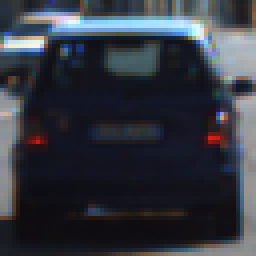
#> input picture submission_input/vehicle1.png, 64 x 64 px (shown 4 times larger)
$ jupyter execute --allow-errors Vehicle_Detection.ipynb   (shell and % lines are left out)   (older library calls are emulated)
#> lines starting #> are read from the running program, lines starting #| are printed output that depends on the picture
---
# Vehicle Detection project
#### Author: Moonsu Kang
Date: Jan 10, 2017

1. Color and Gradient Feature
2. Train classifier - Linear SVM
3. Set window search
4. Pipeline

[cell 1]
import matplotlib.pyplot as plt
import matplotlib.image as mpimg
import numpy as np
import cv2
import copy
import math
from scipy import ndimage as ndi
from skimage.feature import hog, blob_doh, peak_local_max
from skimage.morphology import watershed, disk
from skimage.filters import rank, gaussian_filter
from skimage.util import img_as_ubyte
from scipy.ndimage.measurements import label

import pickle
import glob
import time
from sklearn.svm import LinearSVC
from sklearn.preprocessing import StandardScaler
from skimage.feature import hog
from sklearn.model_selection import train_test_split
# Import a library needed to edit/save/watch video clips
from moviepy.editor import VideoFileClip
import argparse
import os

## 1. Color and Gradient Feature

[cell 2]
import cv2
import numpy as np
import matplotlib.pyplot as plt
from mpl_toolkits.mplot3d import Axes3D

# [27 lines left out: function plot3d, not called in this run]

[cell 3]
def plot3d(pixels, colors_rgb,
        axis_labels=list("RGB"), axis_limits=[(0, 255), (0, 255), (0, 255)]):
    """Plot pixels in 3D."""

    # Create figure and 3D axes
    fig = plt.figure(figsize=(8, 8))
    ax = Axes3D(fig)

    # Set axis limits
    ax.set_xlim(*axis_limits[0])
    ax.set_ylim(*axis_limits[1])
    ax.set_zlim(*axis_limits[2])

    # Set axis labels and sizes
    ax.tick_params(axis='both', which='major', labelsize=14, pad=8)
    ax.set_xlabel(axis_labels[0], fontsize=16, labelpad=16)
    ax.set_ylabel(axis_labels[1], fontsize=16, labelpad=16)
    ax.set_zlabel(axis_labels[2], fontsize=16, labelpad=16)

    # Plot pixel values with colors given in colors_rgb
    ax.scatter(
        pixels[:, :, 0].ravel(),
        pixels[:, :, 1].ravel(),
        pixels[:, :, 2].ravel(),
        c=colors_rgb.reshape((-1, 3)), edgecolors='none')

    return ax  # return Axes3D object for further manipulation

[cell 4]
# Read a color image
img = cv2.imread('./submission_input/vehicle1.png')
#> img is the input picture: shape (64, 64, 3); mean B, G, R 63.8, 54.8, 51.3

# Select a small fraction of pixels to plot by subsampling it
scale = max(img.shape[0], img.shape[1], 64) / 64  # at most 64 rows and columns
#> scale = 1
img_small = cv2.resize(img, (np.int(img.shape[1] / scale), np.int(img.shape[0] / scale)), interpolation=cv2.INTER_NEAREST)

# Convert subsampled image to desired color space(s)
img_small_RGB = cv2.cvtColor(img_small, cv2.COLOR_BGR2RGB)  # OpenCV uses BGR, matplotlib likes RGB
img_small_HSV = cv2.cvtColor(img_small, cv2.COLOR_BGR2HSV)
#> img_small_HSV: shape (64, 64, 3); mean H, S, V 106, 80, 66.8
img_small_rgb = img_small_RGB / 255.  # scaled to [0, 1], only for plotting

# Plot and show
p3d_rgb=plot3d(img_small_HSV, img_small_rgb, axis_labels=list("HSV"))
plt.savefig('./submission_input/img3d_HSV.png')
plt.show()

# plot3d(img_small_HSV, img_small_rgb, axis_labels=list("HSV"))
# plt.show()

[cell 5]
# Plot and show
vehicle = mpimg.imread('./submission_input/vehicle1.png')
img_3d = plt.imread('./submission_input/img3d_HSV.png')
#> img_3d: shape (800, 800, 4) float32; every value is 1
fig = plt.figure(figsize=(8,4))
plt.subplot(121)
plt.imshow(vehicle)
plt.title('Car Image')
plt.axis('off')
plt.subplot(122)
plt.imshow(img_3d)
plt.axis('off')
plt.title('3D Color Space')
plt.savefig('./output_images/colorspace_feature.png')
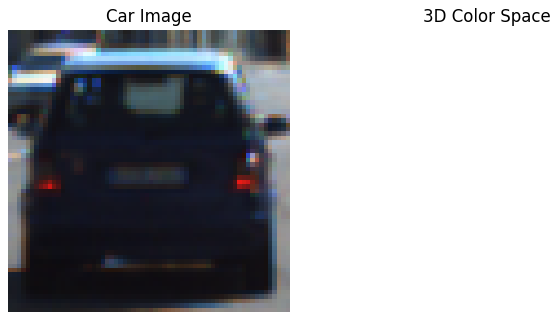
#> figure drawn by matplotlib, 2 panels

[cell 6]
# [18 lines left out: functions convert_color, color_hist, not called in this run]

[cell 7]
 # Define a function to compute binned color features
# [5 lines left out: function bin_spatial, not called in this run]

[cell 8]
# Define a function to return HOG features and visualization
def get_hog_features(img, orient, pix_per_cell, cell_per_block,
                        vis=False, feature_vec=True):
    # Call with two outputs if vis==True
    if vis == True:
        features, hog_image = hog(img, orientations=orient,
                                  pixels_per_cell=(pix_per_cell, pix_per_cell),
                                  cells_per_block=(cell_per_block, cell_per_block),
                                  transform_sqrt=True,
                                  visualise=vis, feature_vector=feature_vec)
        return features, hog_image
    # Otherwise call with one output
    else:
        features = hog(img, orientations=orient,
                       pixels_per_cell=(pix_per_cell, pix_per_cell),
                       cells_per_block=(cell_per_block, cell_per_block),
                       transform_sqrt=True,
                       visualise=vis, feature_vector=feature_vec)
        return features

[cell 9]
# Define a function to extract features from a list of images
def extract_features(imgs, color_space='RGB', spatial_size=(32, 32),
                        hist_bins=32, orient=9,
                        pix_per_cell=8, cell_per_block=2, hog_channel=0,
                        spatial_feat=True, hist_feat=True, hog_feat=True):
    # Create a list to append feature vectors to
    features = []
    # Iterate through the list of images
    for file in imgs:
        file_features = []
        # Read in each one by one
        image = mpimg.imread(file)
        # apply color conversion if other than 'RGB'
        if color_space != 'RGB':
            if color_space == 'HSV':
                feature_image = cv2.cvtColor(image, cv2.COLOR_RGB2HSV)
            elif color_space == 'LUV':
                feature_image = cv2.cvtColor(image, cv2.COLOR_RGB2LUV)
            elif color_space == 'HLS':
                feature_image = cv2.cvtColor(image, cv2.COLOR_RGB2HLS)
            elif color_space == 'YUV':
                feature_image = cv2.cvtColor(image, cv2.COLOR_RGB2YUV)
            elif color_space == 'YCrCb':
                feature_image = cv2.cvtColor(image, cv2.COLOR_RGB2YCrCb)
        else: feature_image = np.copy(image)

        if spatial_feat == True:
            spatial_features = bin_spatial(feature_image, size=spatial_size)
            file_features.append(spatial_features)
        if hist_feat == True:
            # Apply color_hist()
            hist_features = color_hist(feature_image, nbins=hist_bins)
            file_features.append(hist_features)
        if hog_feat == True:
        # Call get_hog_features() with vis=False, feature_vec=True
            if hog_channel == 'ALL':
                hog_features = []
                for channel in range(feature_image.shape[2]):
                    hog_features.append(get_hog_features(feature_image[:,:,channel],
                                        orient, pix_per_cell, cell_per_block,
                                        vis=False, feature_vec=True))
                hog_features = np.ravel(hog_features)
            else:
                hog_features = get_hog_features(feature_image[:,:,hog_channel], orient,
                            pix_per_cell, cell_per_block, vis=False, feature_vec=True)
            # Append the new feature vector to the features list
            file_features.append(hog_features)
        features.append(np.concatenate(file_features))
    # Return list of feature vectors
    return features

[cell 10]
imgs=glob.glob('./submission_input/vehicle1.png')
vehicle = mpimg.imread('./submission_input/vehicle1.png')
nonvehicle = mpimg.imread('./submission_input/non_vehicle1.png')
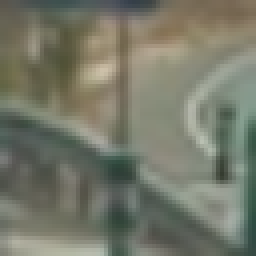
#> input picture submission_input/non_vehicle1.png, 64 x 64 px (shown 4 times larger)
#> nonvehicle is the input picture: shape (64, 64, 3) float32; mean R, G, B 0.462, 0.472, 0.412
fig = plt.figure()
plt.subplot(121)
plt.imshow(vehicle)
plt.title('Example Car Image')
plt.subplot(122)
plt.imshow(nonvehicle)
plt.title('Example non-car Image')
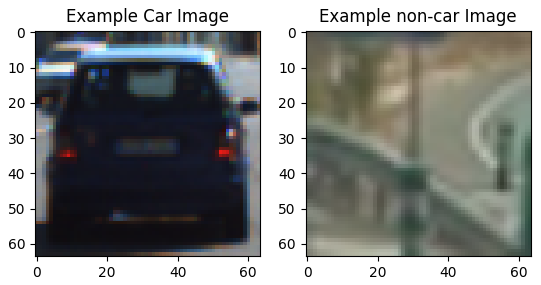
#> figure drawn by matplotlib, 2 panels

[cell 11]
gray = cv2.cvtColor(vehicle, cv2.COLOR_RGB2GRAY)
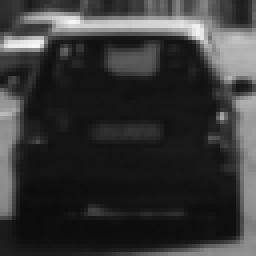
#> gray: shape (64, 64) float32 (shown 4 times larger); min 0.0482, max 0.961, mean 0.215
# Define HOG parameters
orient = 10
pix_per_cell = 8
cell_per_block = 6
# Call our function with vis=True to see an image output
features, hog_image = get_hog_features(gray, orient,
                        pix_per_cell, cell_per_block,
                        vis=True, feature_vec=False)
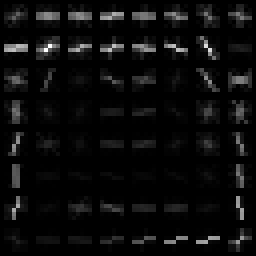
#> hog_image: shape (64, 64) float32 (shown 4 times larger); min 0, max 0.181, mean 0.00847; drawn with min black and max white
# Plot the examples
fig = plt.figure(figsize=(8,4),tight_layout=True)
plt.subplot(121)
plt.imshow(gray, cmap='gray')
plt.title('Example Car Image')
plt.axis('off')
plt.subplot(122)
plt.imshow(hog_image, cmap='gray')
plt.title('HOG Visualization')
plt.axis('off')
plt.savefig('./submission_input/HOG_feature.png')
# plt.subplots_adjust(left=0., right=1, top=0.9, bottom=0.)

## 2. Train SVM

[cell 12]
#Data Read
cars = []
notcars = []
cars_images = glob.glob('./vehicles/*')
for folder in cars_images:
    cars += glob.glob('{}/*.png'.format(folder))
notcars_images = glob.glob('./non-vehicles/*')
for folder in notcars_images:
    notcars += glob.glob('{}/*.png'.format(folder))

[cell 13]
def data_look(car_list, notcar_list):
    data_dict = {}
    # Define a key in data_dict "n_cars" and store the number of car images
    data_dict["n_cars"] = len(car_list)
    # Define a key "n_notcars" and store the number of notcar images
    data_dict["n_notcars"] = len(notcar_list)
    # Read in a test image, either car or notcar
    example_img = mpimg.imread(car_list[0])
    # Define a key "image_shape" and store the test image shape 3-tuple
    data_dict["image_shape"] = example_img.shape
    # Define a key "data_type" and store the data type of the test image.
    data_dict["data_type"] = example_img.dtype
    # Return data_dict
    return data_dict

#> (a cell that did not finish here is left out)

[cell 15]
# Set parameters

color_space = 'YCrCb' # Can be RGB, HSV, LUV, HLS, YUV, YCrCb
orient = 9
pix_per_cell = 8
cell_per_block = 2
hog_channel = 'ALL' # Can be 0, 1, 2, or "ALL"
spatial_size = (16, 16)
hist_bins = 32
spatial_feat = True
hist_feat = True
hog_feat = True

parameters = {'color_space': color_space,
                  'orient': orient,
                  'pix_per_cell': pix_per_cell,
                  'cell_per_block': cell_per_block,
                  'hog_channel': hog_channel,
                  'spatial_size': spatial_size,
                  'hist_bins': hist_bins,
                  'spatial_feat': spatial_feat,
                  'hist_feat': hist_feat,
                  'hog_feat': hog_feat}

[cell 16]
car_features = extract_features(cars, color_space=color_space,
                            spatial_size=spatial_size, hist_bins=hist_bins,
                            orient=orient, pix_per_cell=pix_per_cell,
                            cell_per_block=cell_per_block,
                            hog_channel=hog_channel, spatial_feat=spatial_feat,
                            hist_feat=hist_feat, hog_feat=hog_feat)
notcar_features = extract_features(notcars, color_space=color_space,
                            spatial_size=spatial_size, hist_bins=hist_bins,
                            orient=orient, pix_per_cell=pix_per_cell,
                            cell_per_block=cell_per_block,
                            hog_channel=hog_channel, spatial_feat=spatial_feat,
                            hist_feat=hist_feat, hog_feat=hog_feat)

X = np.vstack((car_features, notcar_features)).astype(np.float64)
# Fit a per-column scaler
#> (the rest of this cell did not finish here and is left out)

[cell 17]
# Split into training and test
rand_state = np.random.randint(0, 100)
#> (the rest of this cell did not finish here and is left out)

#> (a cell that did not finish here is left out)

[cell 19]
# Train SVC
svc = LinearSVC(max_iter=20000)
# Check the training time for the SVC
t=time.time()
#> (the rest of this cell did not finish here and is left out)

#> (a cell that did not finish here is left out)

#> (a cell that did not finish here is left out)

## 3. Slide window

[cell 22]
# Define a function that takes an image,
# start and stop positions in both x and y,
# window size (x and y dimensions),
# and overlap fraction (for both x and y)
# [48 lines left out: functions slide_window, draw_boxes, not called in this run]

[cell 23]
# [67 lines left out: functions single_img_features, search_windows, not called in this run]

[cell 24]
# Define a single function that can extract features using hog sub-sampling and make predictions
# [65 lines left out: function find_cars, not called in this run]

[cell 25]
# Bbox
ystart = 400
ystop = 656
scale = 1.5
img = mpimg.imread('test_images/test4.jpg')
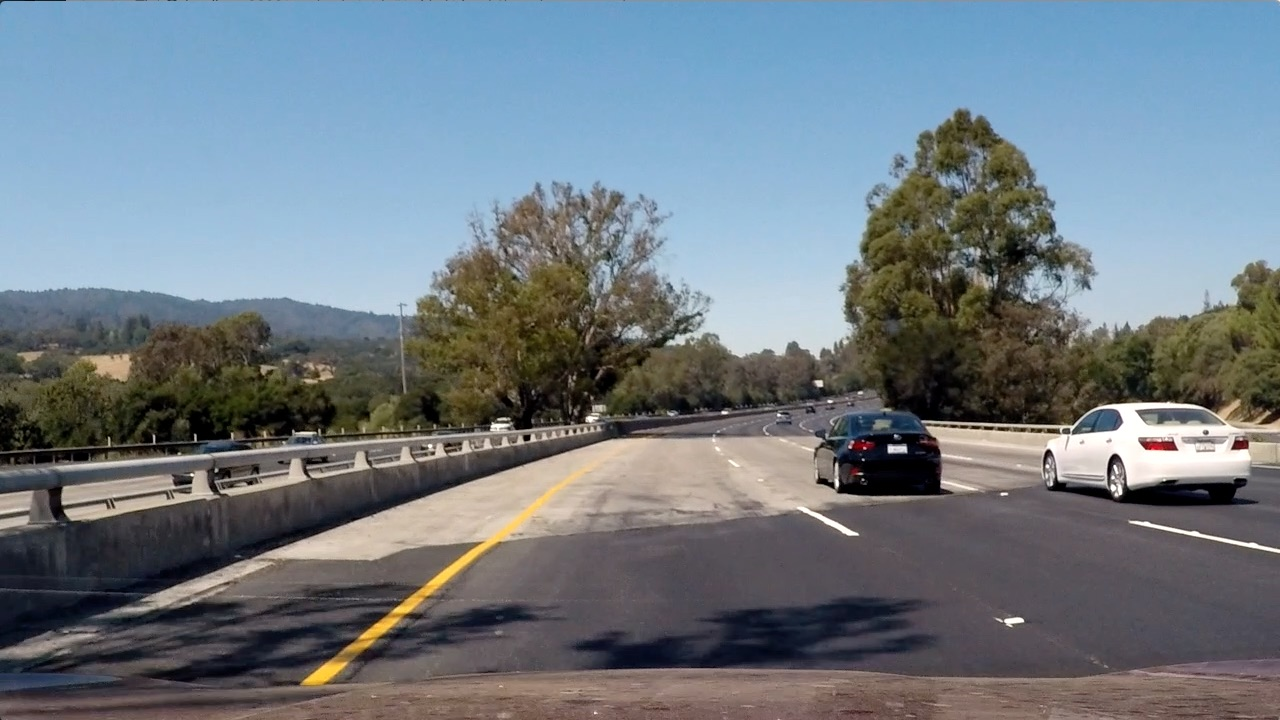
#> input picture test_images/test4.jpg, 1280 x 720 px
#> img is the input picture: shape (720, 1280, 3); mean R, G, B 112.2, 122.7, 130.9
#> (the rest of this cell did not finish here and is left out)
